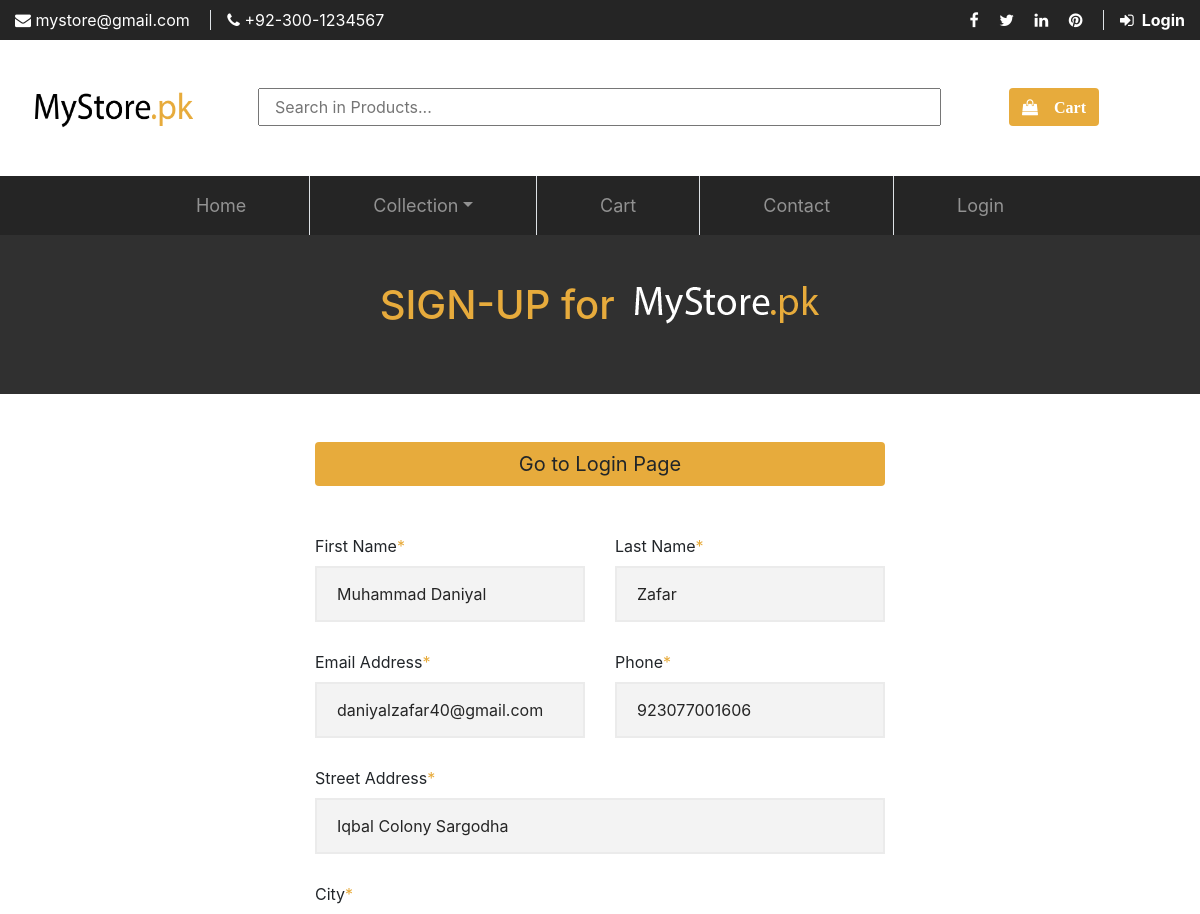
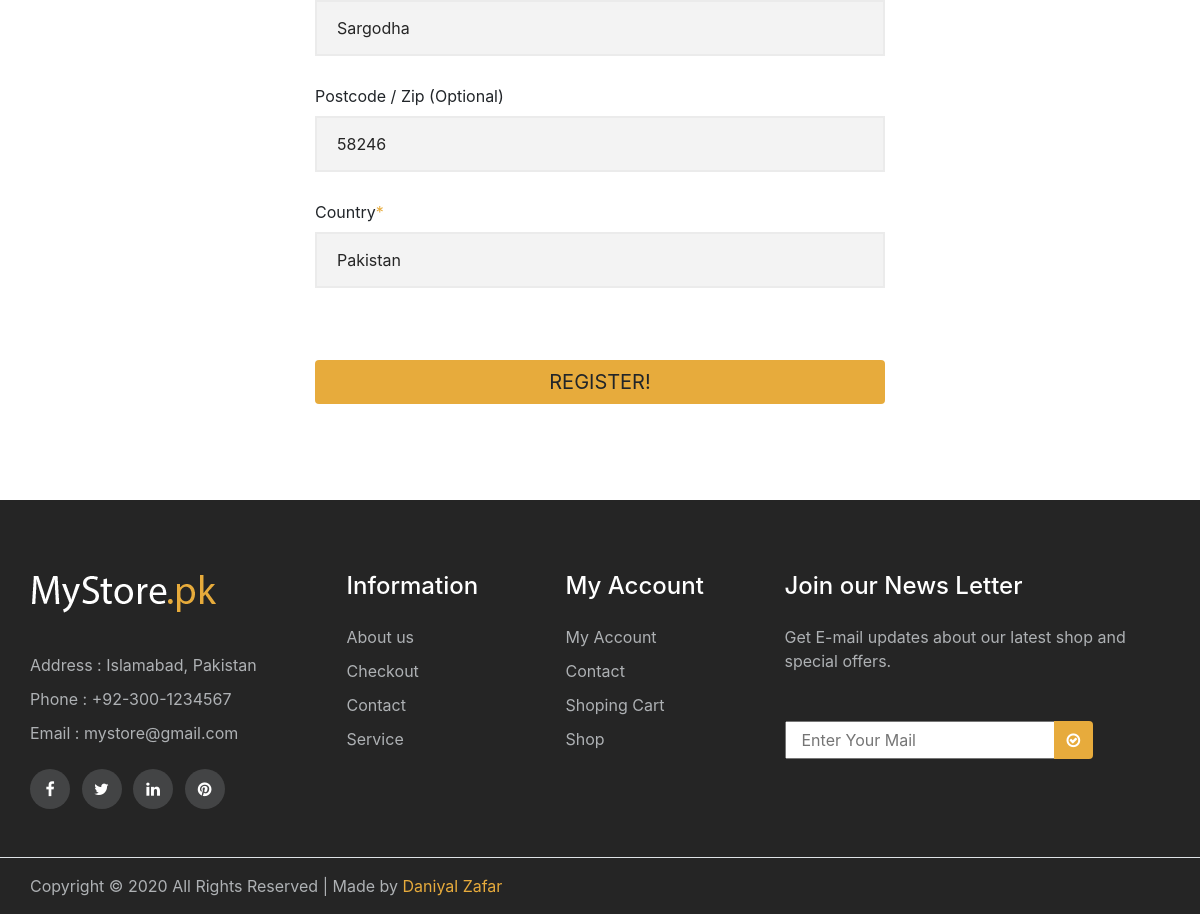
The app's page /updateCustomer.php?id=8 with its own data (2 pictures, top to bottom).
### tables this page shows
CREATE TABLE `customer` (
  `cid` int(11) NOT NULL,
  `cfname` varchar(20) NOT NULL,
  `clname` varchar(20) NOT NULL,
  `cemail` varchar(50) NOT NULL,
  `cphone` bigint(13) NOT NULL,
  `caddress` varchar(100) NOT NULL,
  `ccity` varchar(20) NOT NULL,
  `czip` int(5) NOT NULL,
  `ccountry` varchar(20) NOT NULL,
  `cpassword` varchar(1000) NOT NULL
);

### updateCustomer.php (the view, shortened to what this page needs)
<!DOCTYPE html>
<html lang="en">
<head>
    <?php include_once "./links.php" ?>
</head>
<body>
    <?php include_once "./header.php" ?>
    <section class="page-title">
        <div class="container">
            <div class="row">
                <div class="col my-4 text-center">
                    <h3 class="secondary-color d-inline">SIGN-UP for </h3>
                    <img class="ml-2 pb-3" src="./pics/white-logo.png" alt="MyStore.pk">
                </div>
            </div>
        </div>
    </section>
    <section class="register">
        <div class="container-fluid">
            <div class="row mt-5 justify-content-center">
                <div class="col-6">
                    <div class="login-btn">
                        <a href="./login.php" class="btn secondary-bg-color deal-btn w-100">Go to Login Page</a>
                    </div>
                </div>
            </div>
            <?php
            include 'config.php';
            $customerid = $_GET['id'];
            $sql = "SELECT * FROM customer WHERE cid = {$customerid}";
            $result = mysqli_query($conn, $sql) or die("Query Unsuccessful !");
            if (mysqli_num_rows($result) > 0) {
                while ($row = mysqli_fetch_assoc($result)) {
            ?>
                    <form action="saveCustomer.php" id="registerform" class="form register" onsubmit="return validateRegister()" method="POST">
                        <div class="row mb-5 justify-content-center">
                            <div class="col-6">
                                <div class="row pt-5 mb-1">
                                    <div class="col-6 form-field">
                                        <label for="first">First Name<span>*</span></label>
                                        <input class="form-input" type="text" name="cfname" id="first" value="<?php echo $row['cfname']; ?>">
                                    </div>
                                    <div class="col-6 form-field">
                                        <label for="last">Last Name<span>*</span></label>
                                        <input class="form-input" type="text" name="clname" id="last" value="<?php echo $row['clname']; ?>">
                                    </div>
                                </div>
                                <div class="row my-1">
                                    <div class="col-6 form-field">
                                        <label for="registerEmail">Email Address<span>*</span></label>
                                        <input class="form-input" type="text" name="cemail" id="registerEmail" value="<?php echo $row['cemail']; ?>">
                                    </div>
                                    <div class="col-6 form-field">
                                        <label for="phone">Phone<span>*</span></label>
                                        <input class="form-input" type="number" name="cphone" id="phone" value="<?php echo $row['cphone']; ?>">
                                    </div>
                                </div>
                                <div class="row my-1">
                                    <div class="col-12 form-field">
                                        <label for="add">Street Address<span>*</span></label>
                                        <input class="form-input" type="text" name="caddress" id="add" value="<?php echo $row['caddress']; ?>">
                                    </div>
                                </div>
                                <div class="row my-1">
                                    <div class="col-12 form-field">
                                        <label for="city">City<span>*</span></label>
                                        <input class="form-input" type="text" name="ccity" id="city" value="<?php echo $row['ccity']; ?>">
                                    </div>
                                </div>
                                <div class="row my-1">
                                    <div class="col-12 form-field">
                                        <label for="code">Postcode / Zip (Optional)</label>
                                        <input class="form-input" type="text" name="czip" id="code" value="<?php echo $row['czip']; ?>">
                                    </div>
                                </div>
                                <div class="row my-1">
                                    <div class="col-12 form-field">
                                        <label for="country">Country<span>*</span></label>
                                        <input class="form-input" type="text" name="ccountry" id="country" value="<?php echo $row['ccountry']; ?>">
                                    </div>
                                </div>
                                <div class="row my-5">
                                    <div class="col-12">
                                        <input type="submit" id="register" value="REGISTER!" class="btn secondary-bg-color deal-btn w-100">
                                    </div>
                                </div>
                            </div>
                        </div>
                    </form>
            <?php
                }
            }
            ?>
        </div>
    </section>
    <?php include_once "./footer.php" ?>
</body>
</html>

### style.css (style rules this page uses)
html,body { margin: 0px; padding: 0px; height: 100%; }
.secondary-color { color: #e7ab3c; }
.secondary-bg-color { background-color: #e7ab3c; }
.deal-btn { transition: 0.3s; font-size: 20px; }
.page-title { background-color: #303030; }
.page-title h3 { font-size: 40px; }
.login-btn .login, .form-input { color: #252525; font-size: 16px; border: 2px solid #ebebeb; padding: 14px 20px; background: #f3f3f3; width: 100%; }
.form span { color: #e7ab3c; }
.form-field span { color: #e7ab3c; }
.form-field { position: relative; }

### records on screen
customer: cfname "Muhammad Daniyal", clname "Zafar", cemail "daniyalzafar40@gmail.com", cphone "923077001606", caddress "Iqbal Colony Sargodha", ccity "Sargodha", czip "58246", ccountry "Pakistan"
